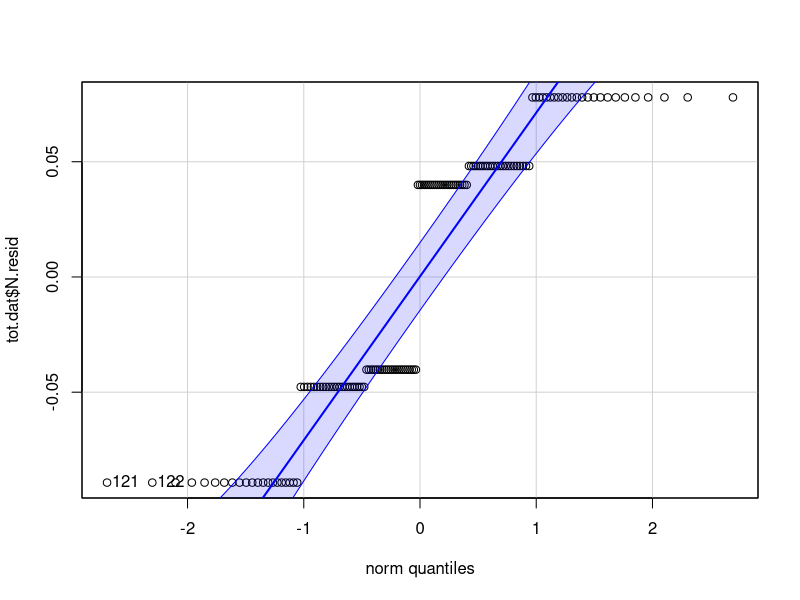
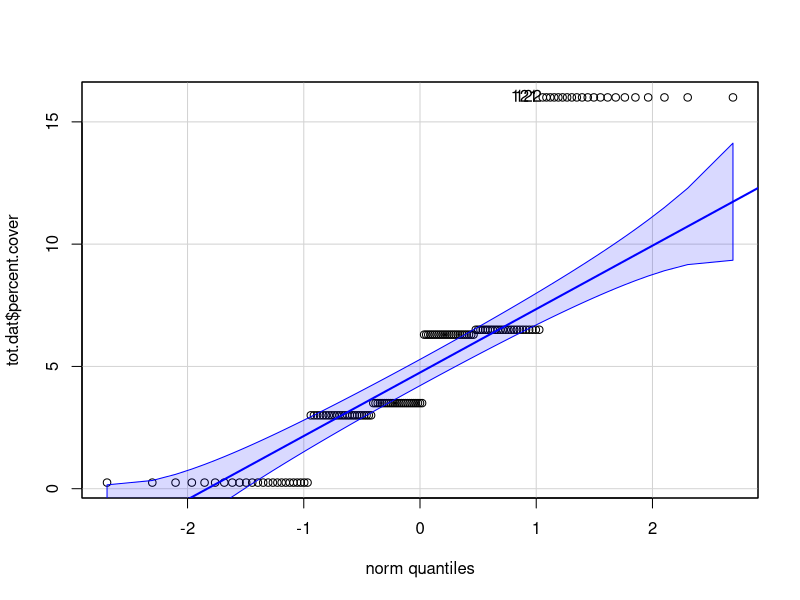
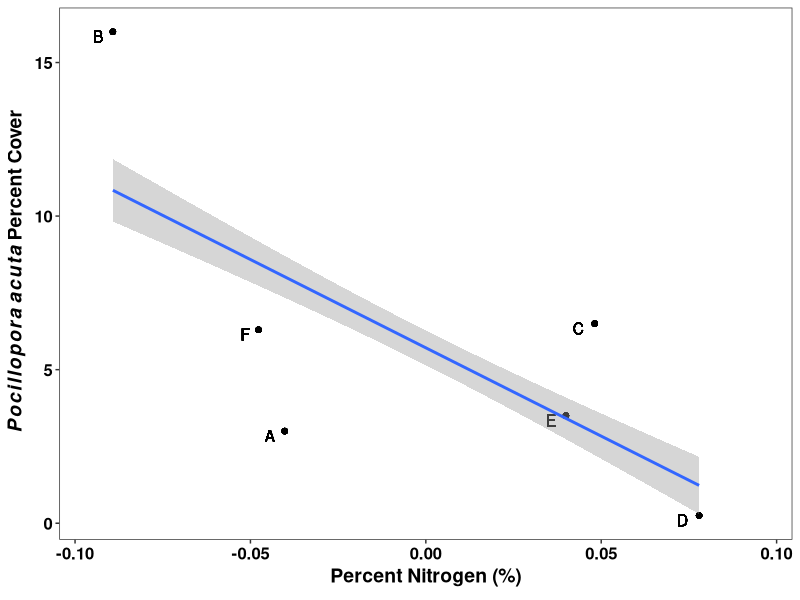

The R script that drew these images, in order: (Note: this script raises an error after producing the figures.)
##Processing benthic survey data for Summer 2019
#Created by: Danielle Becker
#Created on: 20191122
#Edited on: 20200818

#clear dataframe
rm(list=ls())

##Install packages
# load packages
library(tidyverse)
library(car)
library(dplyr)
library(here)

#set wd
here()

#load in meta data sheet
benthic.dat <- read_csv("Benthic_Cover/Data/benthic.survey.csv")
view(benthic.dat)

#make all NA values in the data sheet read as 0's

benthic.dat <- benthic.dat %>%
  mutate_all(funs(ifelse(is.na(.), 0, .)))


#make P. acuta as a character
#as.character(benthic.dat$`Pocillopora acuta`)

#add the sum of p.acuta colonies per site 
benthic.dat.cal <- benthic.dat %>% 
  group_by(site.name) %>% 
  summarise(Pocillopora.acuta = sum(Pocillopora.acuta))

#divde p acuta colonies by 40 (quadrats) to get average per quadrat
benthic.dat.cal$per.quad <- benthic.dat.cal$Pocillopora.acuta/40

#multiply the quadrat value by percentage to get percent cover per site 
benthic.dat.cal$percent.cover <- benthic.dat.cal$per.quad*100

#add column with site.block
benthic.dat.cal$site.block  <- c(1, 3, 2, 2, 1, 3)

#add column with site
benthic.dat.cal$site  <- c("A", "B", "A", "B", "B", "A")

#load in the environmental data to compare p. acuta along a nutrient gradient
nut.dat <- read.csv("Effect_Sizes/Data/covariate.data.csv")

#combine nut.dat and benthic cover
tot.dat <- left_join(benthic.dat.cal, nut.dat)

#NUTRIENT GRADIENT VS PERCENT COVER
#checking normality of variables
qqp(tot.dat$N.resid, "norm")

qqp(tot.dat$percent.cover, "norm")


#look at relationship of %N to p.acuta percent cover
ggplot(tot.dat, aes(x=N.resid, y=percent.cover)) + #set aesthetics for my x and y usuing means for x and y vars
  geom_point() +
  theme_bw()+ #overall theme for plot
  geom_text(data = tot.dat, aes(label = site.letter), vjust = 0.9, hjust = 2.0) + #add labels for each site 
  xlab(expression(bold("Percent Nitrogen (%)"))) + ylab(expression(bold(~bolditalic(Pocillopora~acuta)~ "Percent Cover"))) +
  theme(plot.title = element_text(face = "bold", color = "black", size = 14, hjust = 0.5)) + #adjust themes for plot title
  theme(axis.text.x=element_text(face="bold", color="black", size=12), axis.text.y=element_text(face="bold", color="black", size=12), axis.title.x = element_text(face="bold", color="black", size=14), axis.title.y = element_text(face="bold", color="black", size=14),panel.grid.major=element_blank(), panel.grid.minor=element_blank()) + #adjust themes for chart x and y axis labels and axis tick mark labels
  geom_smooth(data=tot.dat, aes(x=N.resid, y=percent.cover), method = "lm") + #add lm relationship with raw data sheet, filter out for rate type represented 
  xlim(-0.095, 0.095)

ggsave(filename = "Benthic_Cover/Output/percent.cover.p.acuta.pdf", device = "pdf", width = 7, height = 5)

#create linear model to test relationship
percent.cover.lm = lm(percent.cover ~ N.resid, data=tot.dat)


#calculate the r squared and p value
summary(percent.cover.lm) 


#SEDIMENTATION GRADIENT VS PERCENT COVER
##checking normality of variables
qqp(tot.dat$trap.resid, "norm")

qqp(tot.dat$percent.cover, "norm")


#look at relationship of %N to p.acuta percent cover
ggplot(tot.dat, aes(x=trap.resid, y=percent.cover)) + #set aesthetics for my x and y usuing means for x and y vars
  geom_point() +
  geom_text(data = tot.dat, aes(label = site.letter), vjust = 0.5, hjust = 2.0) + #add labels for each site 
  theme_bw()+ #overall theme for plot
  xlab(expression(bold("Sedimentation Rate (" *mg *~cm^-2~day^-1*")"))) +  ylab(expression(bold(~bolditalic(Pocillopora~acuta)~ "Percent Cover"))) +
  theme(plot.title = element_text(face = "bold", color = "black", size = 16, hjust = 0.5)) + #adjust themes for plot title
  theme(axis.text.x=element_text(face="bold", color="black", size=12), axis.text.y=element_text(face="bold", color="black", size=12), axis.title.x = element_text(face="bold", color="black", size=14), axis.title.y = element_text(face="bold", color="black", size=14),panel.grid.major=element_blank(), panel.grid.minor=element_blank()) + #adjust themes for chart x and y axis labels and axis tick mark labels
  geom_smooth(data=tot.dat, aes(x=trap.resid, y=percent.cover), method = "lm")  #add lm relationship with raw data sheet, filter out for rate type represented 


ggsave(filename = "Benthic_Cover/Output/trap.percent.cover.pdf", device = "f", width = 7, height = 5)

#create linear model to test relationship
percent.cover.lm = lm(percent.cover ~ trap.resid, data=tot.dat)

#calculate the r squared and p value
summary(percent.cover.lm) 

write.csv(tot.dat, file = "Benthic_Cover/Data/percent.cover.csv")




